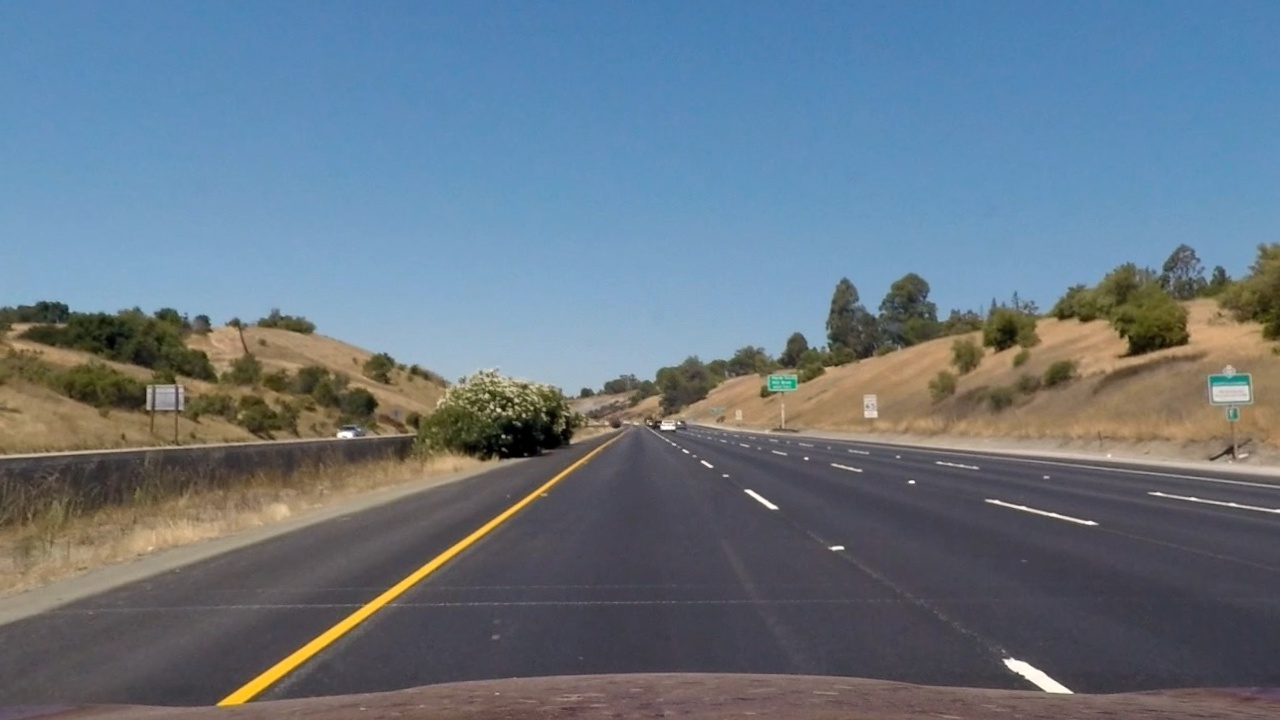
#> input picture output_images/undistorted/straight_lines1-undistorted.jpg, 1280 x 720 px; its folder holds only this picture in this run
$ python color_threshold.py
#> lines starting #> are read from the running program, lines starting #| are printed output that depends on the picture; after the words box and inside, x2 and y2 are one past the last pixel; in counts of white or black regions, pixels touching at a corner belong together
#> further down, image is the input picture: shape (720, 1280, 3); mean R, G, B 103.6, 118.3, 131.6
# -*- coding: utf-8 -*-

import glob
import numpy as np
import cv2
import matplotlib.image as mpimg
import matplotlib.pyplot as plt

# [13 lines left out: functions hls_select_h, hls_select_l, not called in this run]

def hls_select_s(img, thresh=(0, 255)):
    hls = cv2.cvtColor(img, cv2.COLOR_RGB2HLS)
    s_channel = hls[:, :, 2]
    binary_output = np.zeros_like(s_channel)
    binary_output[(s_channel > thresh[0]) & (s_channel <= thresh[1])] = 1
    return binary_output

# [43 lines left out: functions lab_select_l, lab_select_a, lab_select_b, luv_select_l, luv_select_u, luv_select_v, not called in this run]


def adp_thresh_grayscale(image, thresh=250):
#> called with thresh = 250
    gray = cv2.cvtColor(image, cv2.COLOR_RGB2GRAY).astype(np.uint8)
    img = cv2.equalizeHist(gray)
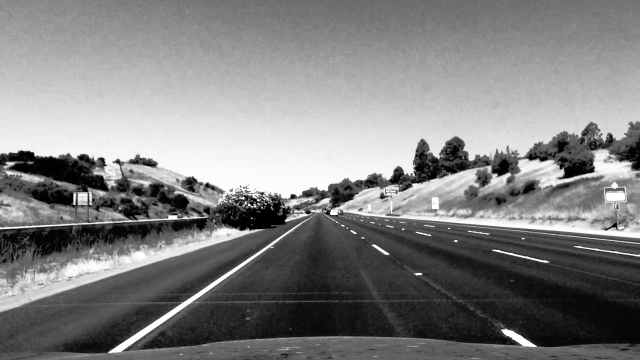
#> img: shape (720, 1280) (shown at 1/2 size); min 0, max 255, mean 128.7
    ret, thrs = cv2.threshold(img, thresh=thresh, maxval=255, type=cv2.THRESH_BINARY)
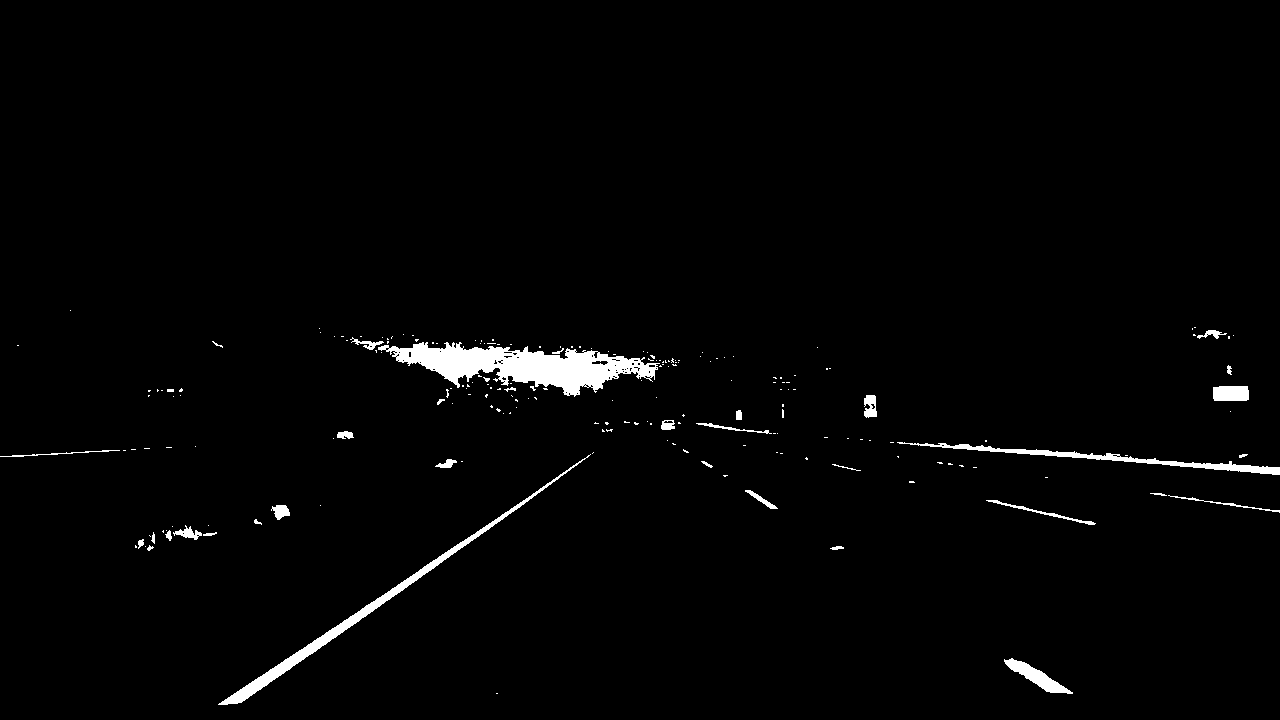
#> thrs: shape (720, 1280); 1.8% white; 202 white regions (166 under 20 px), largest, box (x1, y1, x2, y2) and area: (378, 342, 660, 397) 7031, (218, 454, 591, 705) 3000, (897, 442, 1280, 475) 1819
#> ret = 250
    return thrs


if __name__ == "__main__":
    images = glob.glob('./output_images/undistorted/*.jpg')
    for fname in images:
        image = mpimg.imread(fname)
        hls_binary = adp_thresh_grayscale(image, thresh=250)
        plt.imshow(hls_binary, cmap='gray')
        plt.title("S")
        plt.show()

    images = glob.glob('./output_images/undistorted/*.jpg')
    for fname in images:
        image = mpimg.imread(fname)
        hls_binary = hls_select_s(image, thresh=(140, 254))
#> in hls_select_s, `s_channel = hls[:, :, 2]`:
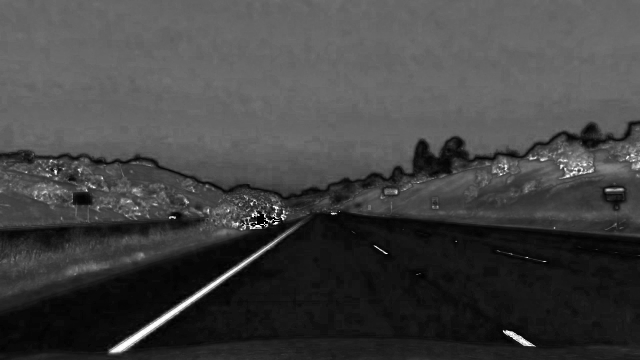
#> s_channel: shape (720, 1280) (shown at 1/2 size); min 0, max 255, mean 66.5
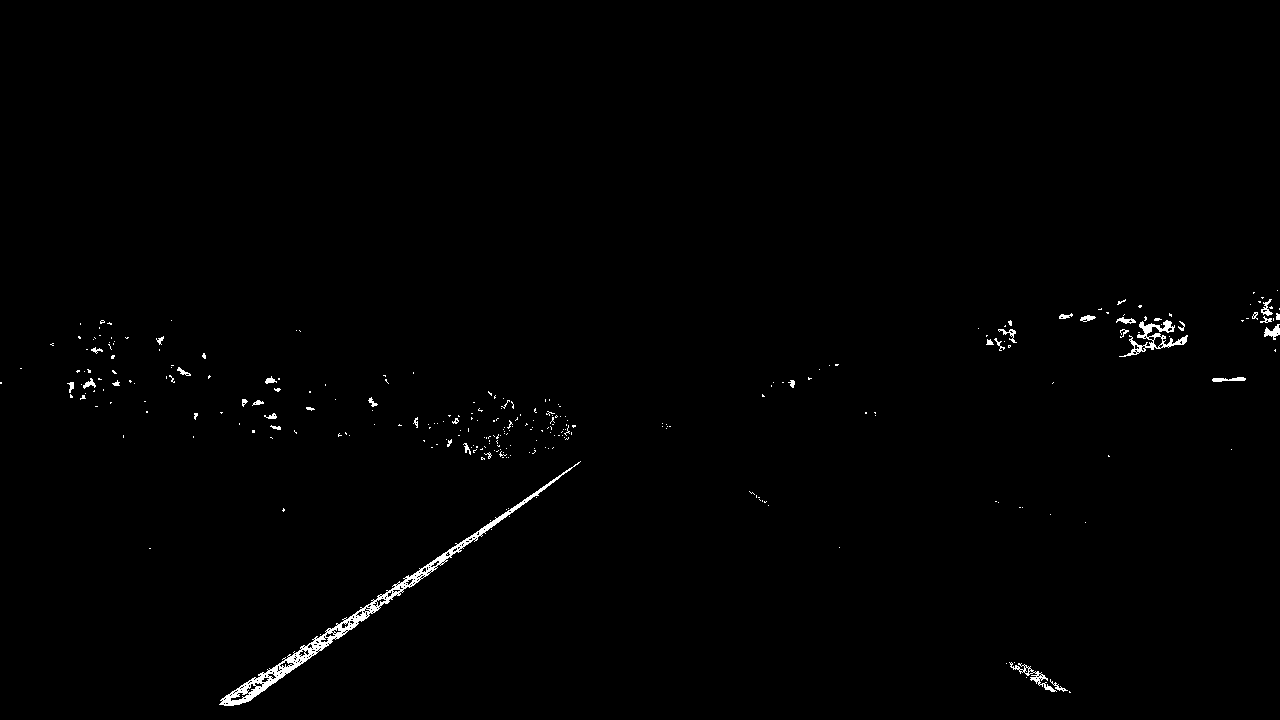
#> hls_binary: shape (720, 1280); values 0 (black) and 1 (white), 0.71% white; 285 white regions (249 under 20 px), largest, box (x1, y1, x2, y2) and area: (219, 461, 581, 706) 3215, (1119, 320, 1188, 357) 665, (1009, 662, 1057, 692) 266
        plt.imshow(hls_binary, cmap='gray')
        plt.title("S")
        plt.show()

    # [23 lines of commented-out code are left out]

$ run again, on output_images/undistorted/test1-undistorted.jpg
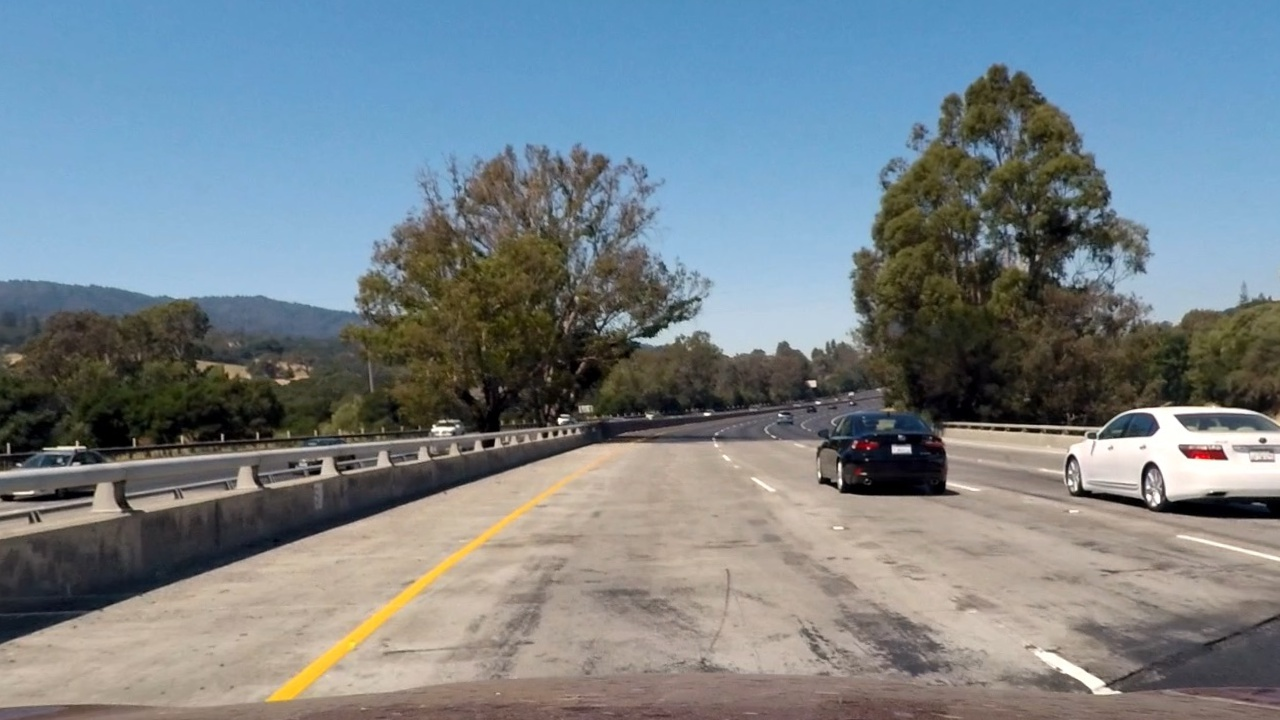
#> input picture output_images/undistorted/test1-undistorted.jpg, 1280 x 720 px
#> image is the input picture: shape (720, 1280, 3); mean R, G, B 119.3, 130, 136.2
#> in adp_thresh_grayscale, `ret, thrs = cv2.threshold(img, thresh=thresh, maxval=255, type=cv2.THR..`:
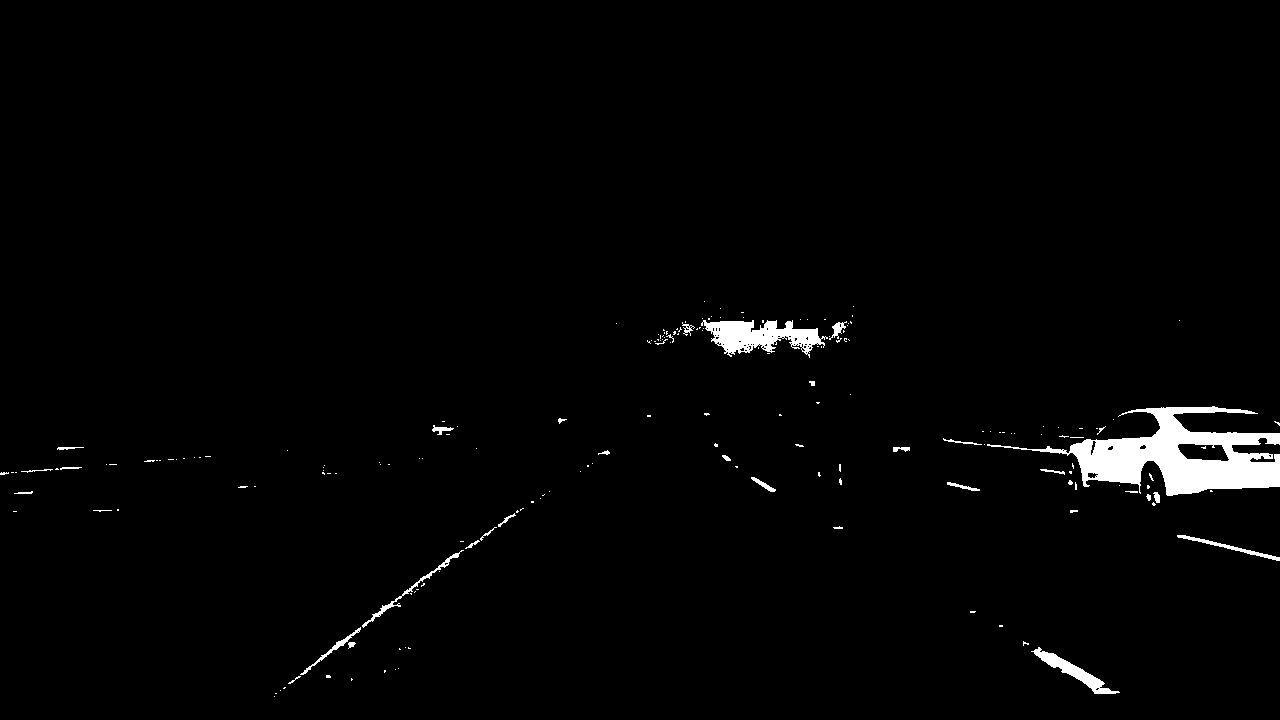
#> thrs: shape (720, 1280); 1.8% white; 189 white regions (156 under 20 px), largest, box (x1, y1, x2, y2) and area: (987, 406, 1280, 496) 10116, (701, 320, 828, 358) 2496, (1031, 647, 1120, 694) 919
#> ret = 250
#> hls: shape (720, 1280, 3); mean of channels 0, 1, 2 59.5, 127.9, 74
#> `hls_binary = hls_select_s(image, thresh=(140, 254))`:
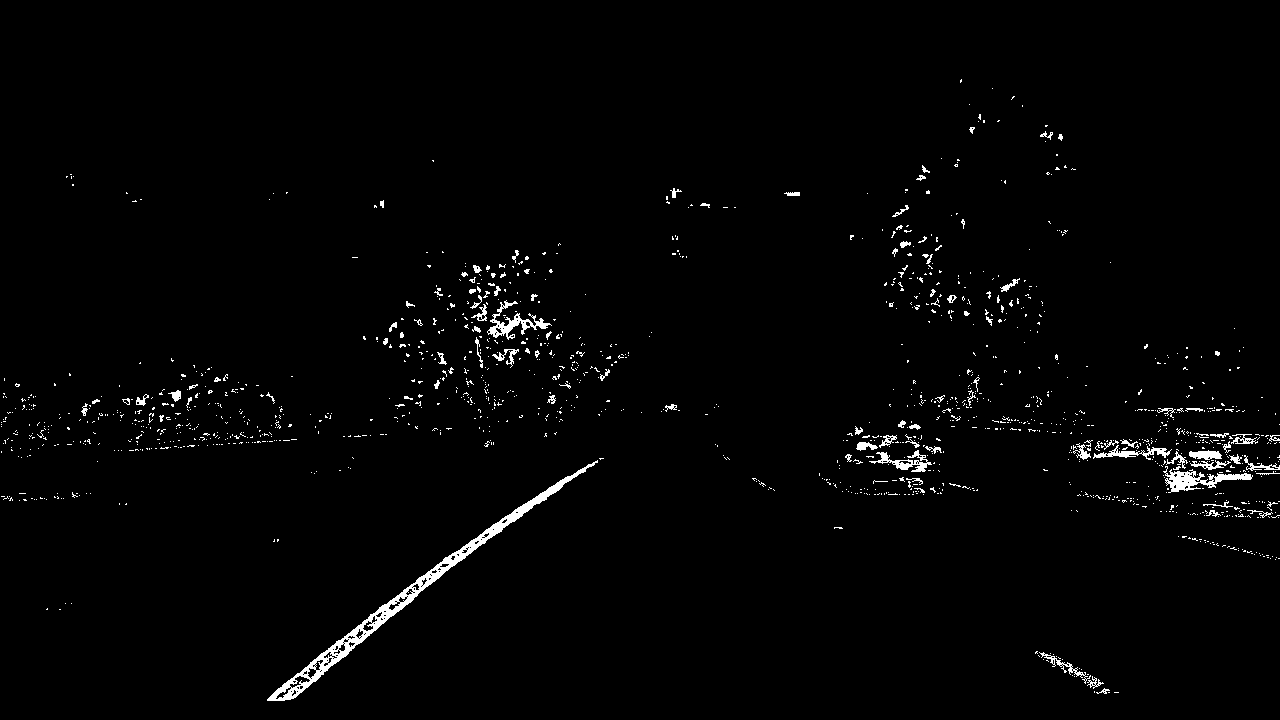
#> hls_binary: shape (720, 1280); values 0 (black) and 1 (white), 1.7% white; 1411 white regions (1310 under 20 px), largest, box (x1, y1, x2, y2) and area: (267, 460, 598, 701) 3887, (1163, 466, 1253, 493) 858, (487, 300, 552, 340) 681

$ run again, on output_images/undistorted/test2-undistorted.jpg
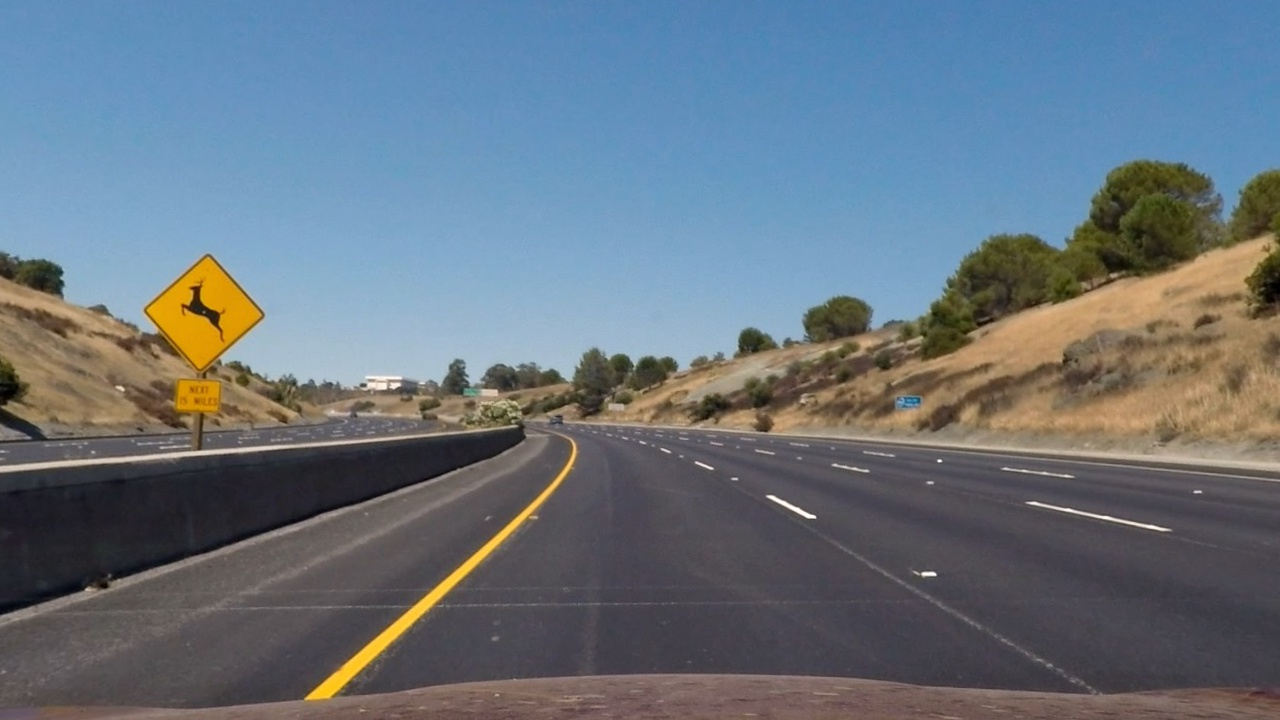
#> input picture output_images/undistorted/test2-undistorted.jpg, 1280 x 720 px
#> image is the input picture: shape (720, 1280, 3); mean R, G, B 103.9, 115.7, 126.3
#> in adp_thresh_grayscale, `ret, thrs = cv2.threshold(img, thresh=thresh, maxval=255, type=cv2.THR..`:
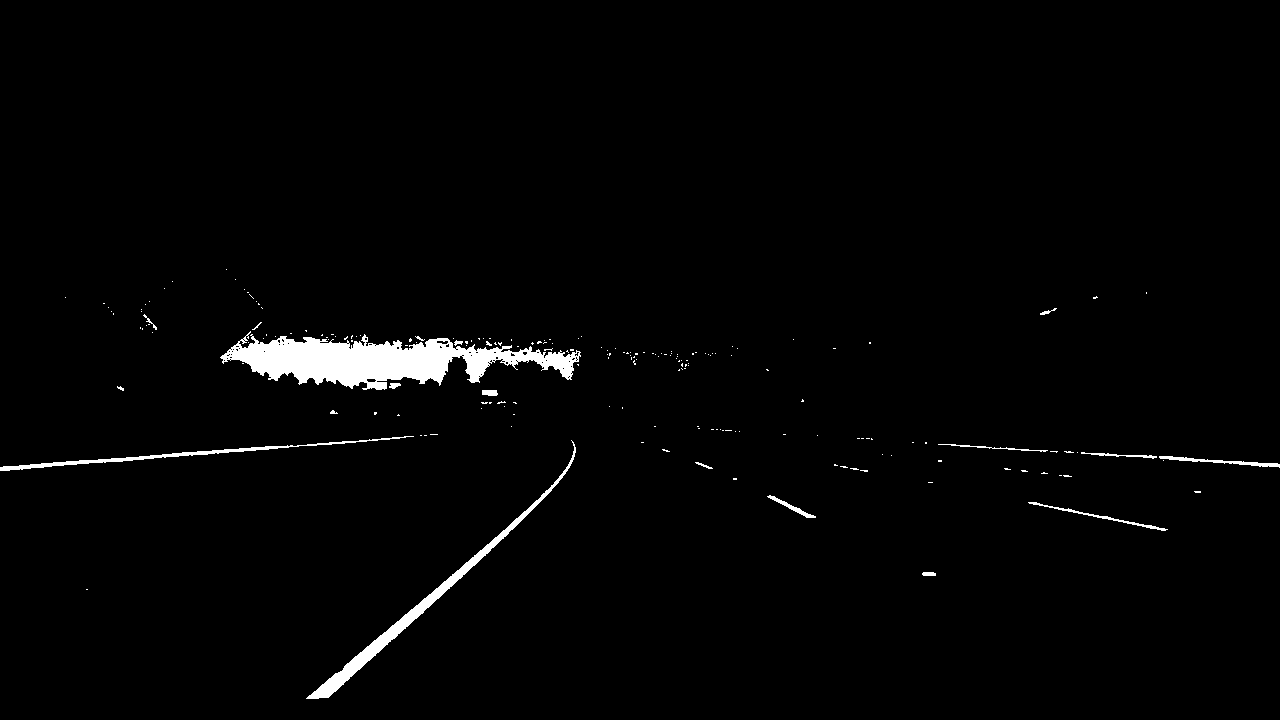
#> thrs: shape (720, 1280); 1.8% white; 196 white regions (180 under 20 px), largest, box (x1, y1, x2, y2) and area: (220, 331, 581, 390) 10222, (306, 440, 576, 699) 2979, (0, 436, 414, 471) 1262
#> ret = 250
#> hls: shape (720, 1280, 3); mean of channels 0, 1, 2 87.7, 114.9, 64.2
#> `hls_binary = hls_select_s(image, thresh=(140, 254))`:
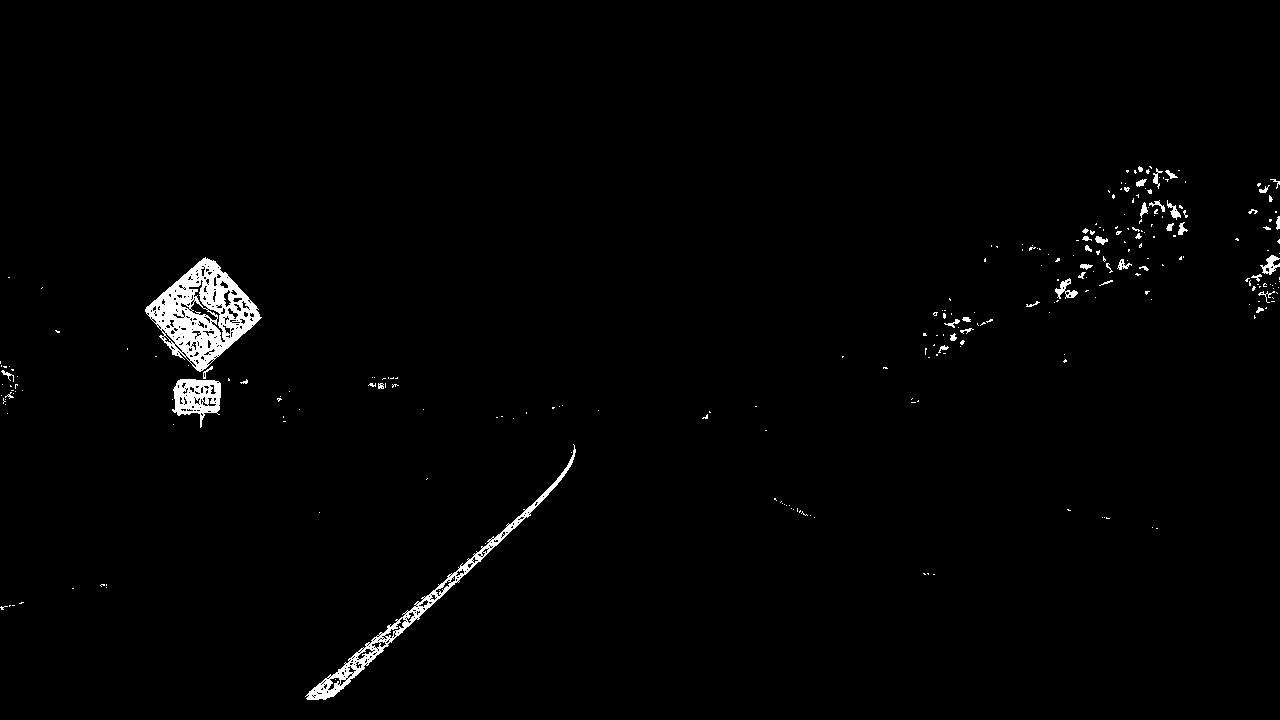
#> hls_binary: shape (720, 1280); values 0 (black) and 1 (white), 1.4% white; 265 white regions (221 under 20 px), largest, box (x1, y1, x2, y2) and area: (145, 257, 262, 372) 5925, (305, 444, 576, 700) 2976, (172, 379, 221, 428) 1345
